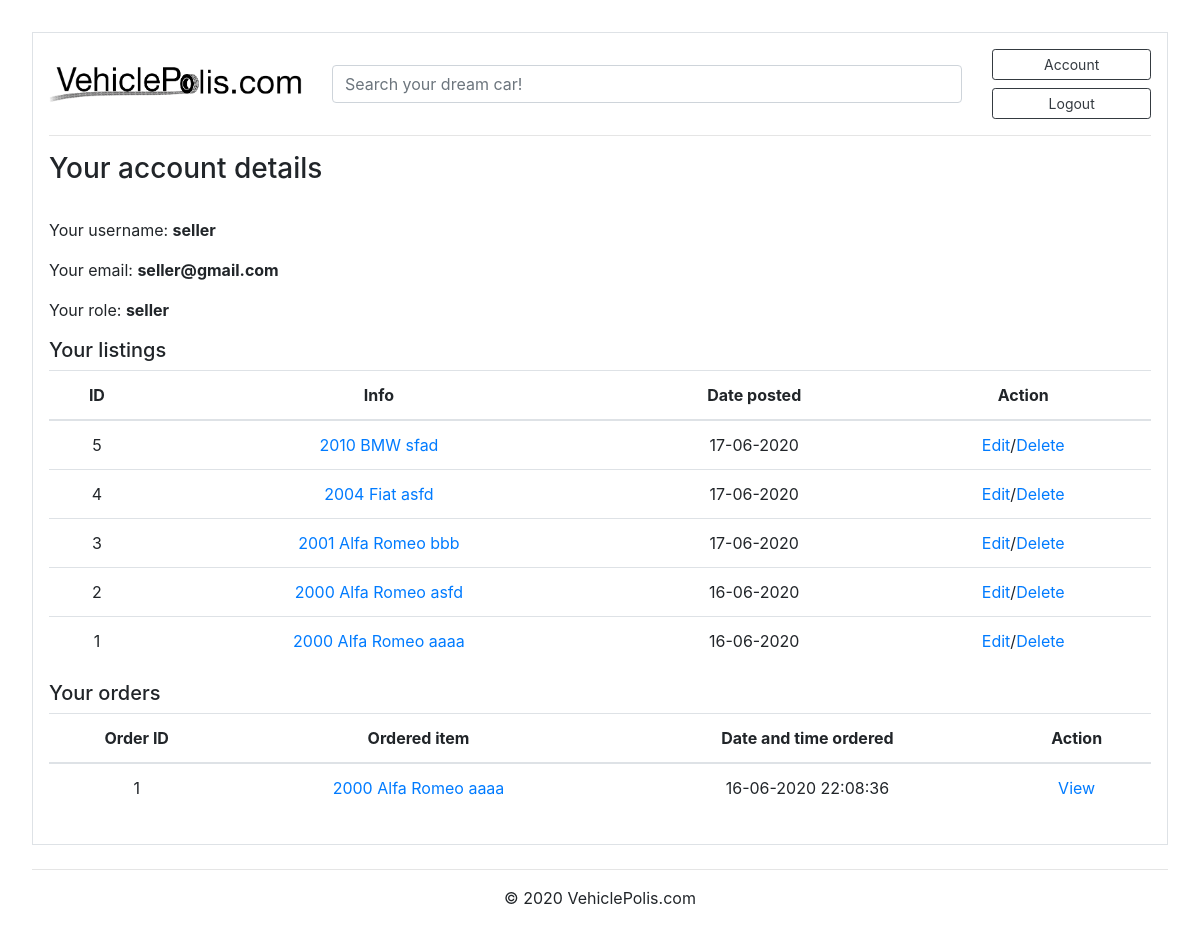
Page /account (signed in) on the earlier database version.
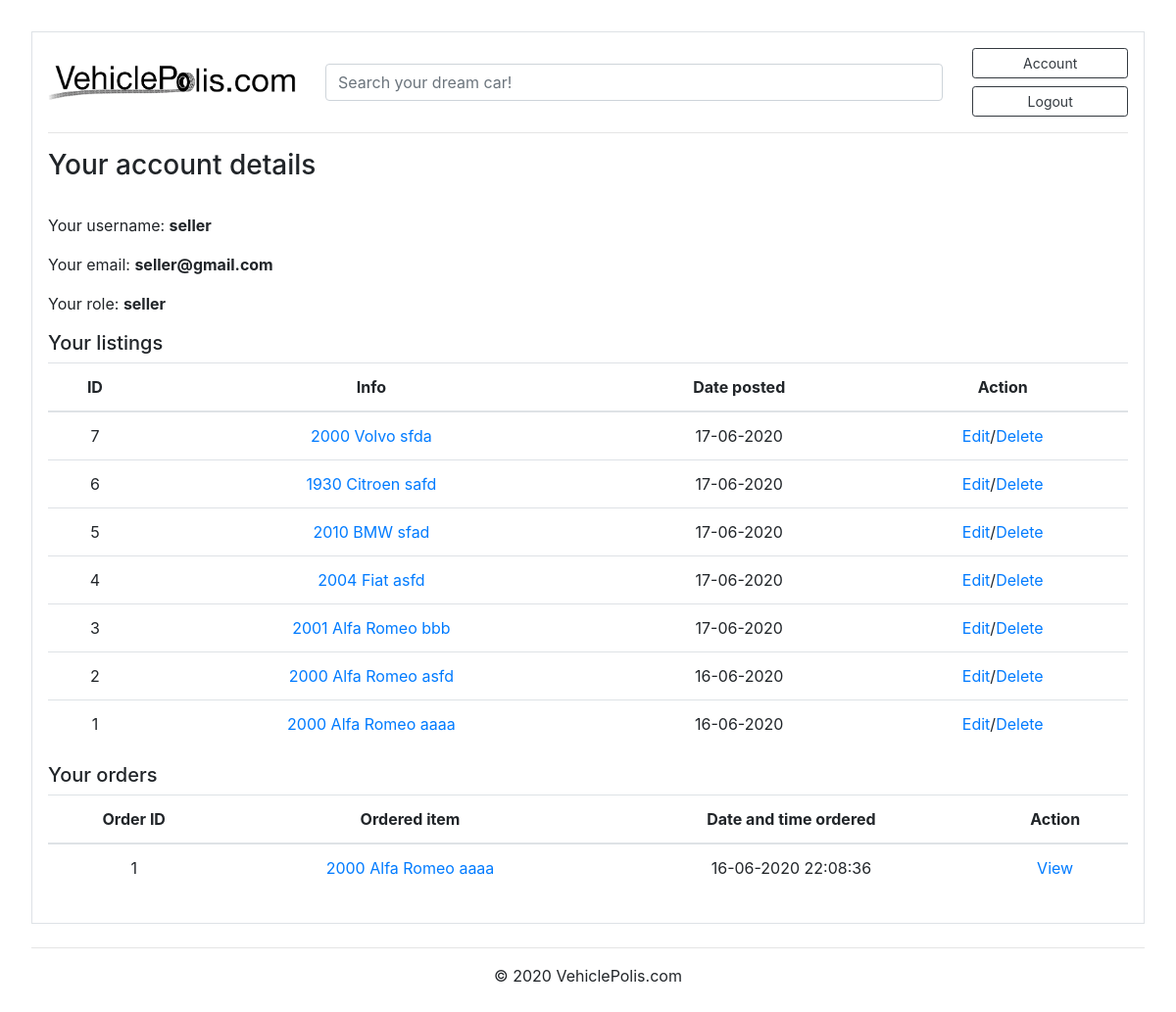
Same page on the later database version.
### marketplace/models.py (models this page shows, shortened)
class Post(db.Model):
    id = db.Column(db.Integer, primary_key=True)
    condition = db.Column(db.String(100), nullable=False)
    title = db.Column(db.String(100), nullable=False)
    make = db.Column(db.String(100), nullable=False)
    model = db.Column(db.String(100), nullable=False)
    price = db.Column(db.Integer(), nullable=False)
    year = db.Column(db.Integer(), nullable=False)
    ODO = db.Column(db.Integer(), nullable=False)
    category = db.Column(db.String(100), nullable=False)
    fuel = db.Column(db.String(100), nullable=False)
    transmission = db.Column(db.String(100), nullable=False)
    quantity = db.Column(db.Integer(), nullable=False)
    date_posted = db.Column(db.DateTime, nullable=False, default=datetime.now)
    description = db.Column(db.Text, nullable=True)
    image_file = db.Column(db.String(20), nullable=False, default='default.png')
    user_id = db.Column(db.Integer, db.ForeignKey('user.id'), nullable=False)
    orders = db.relationship('Order', backref='item', lazy=True)
    reviews = db.relationship('Review', backref='item', lazy=True)

class Order(db.Model):
    id = db.Column(db.Integer, primary_key=True)
    quantity = db.Column(db.Integer(), nullable=False)
    first_name = db.Column(db.String(100), nullable=False)
    last_name = db.Column(db.String(100), nullable=False)
    company_name = db.Column(db.String(100), nullable=True)
    address1 = db.Column(db.String(100), nullable=False)
    address2 = db.Column(db.String(100), nullable=False)
    suburb = db.Column(db.String(100), nullable=False)
    city = db.Column(db.String(100), nullable=False)
    state = db.Column(db.String(100), nullable=False)
    country = db.Column(db.String(100), nullable=False)
    phone = db.Column(db.String(100), nullable=False)
    email = db.Column(db.String(100), nullable=False)
    date_posted = db.Column(db.DateTime, nullable=False, default=datetime.now)
    item_id = db.Column(db.Integer, db.ForeignKey('post.id'), nullable=False)
    user_id = db.Column(db.Integer, db.ForeignKey('user.id'), nullable=False)
    reviews = db.relationship('Review', backref='order', lazy=True)

### marketplace/routes.py (the view)
@app.route("/account")
@login_required
def account():
    searchform = SearchForm()
    posts = Post.query.order_by(Post.id.desc()).filter(Post.author == current_user)
    orders = Order.query.order_by(Order.id.desc()).filter(Order.author == current_user)
    posts_count = Post.query.order_by(Post.id.desc()).filter(Post.author == current_user).count()
    orders_count = Order.query.order_by(Order.id.desc()).filter(Order.author == current_user).count()
    return render_template('account.html', searchform=searchform, posts=posts, orders=orders, posts_count=posts_count, orders_count=orders_count)

### marketplace/forms.py
class SearchForm(FlaskForm):
    text = StringField('Search')
    submit = SubmitField('Search')

### marketplace/models.py (called while the page is built)
@login_manager.user_loader
def load_user(user_id):
    return User.query.get(int(user_id))

### marketplace/templates/account.html
{% extends "base.html" %}
{% block content %}
<h3 class="account-heading">Your account details</h3>
<br>
<p class="text"> Your username: <b>{{ current_user.username }}</p></b>
<p class="text"> Your email: <b>{{ current_user.email }}</p></b>
<p class="text"> Your role: <b>{{ current_user.role }}</p></b>
<h5>Your listings</h5>
{% if posts_count %}
  <table class="table text-center">
    <thead>
      <tr>
        <th>ID</th>
        <th>Info</th>
        <th>Date posted</th>
        <th>Action</th>
      </tr>
    </thead>
    <tbody>
        {% for post in posts %}
      <tr>
        <td>{{post.id}}</td>
        <td> <a href="{{ url_for('post', post_id=post.id) }}"> {{post.year}} {{post.make}} {{post.model}}</a></td>
        <td>{{ post.date_posted.strftime('%d-%m-%Y') }}</td>
        <td><a href="{{ url_for('update_post', post_id=post.id) }}">Edit</a>/<a href="{{ url_for('delete_post', post_id=post.id) }}">Delete</a></td>
      </tr>
      {% endfor %}
    </tbody>
  </table>
{% else %}
  <p class="mb-2">You have no listings</p>
{% endif %}
<h5>Your orders</h5>
{% if orders_count %}
<table class="table text-center">
  <thead>
    <tr>
      <th>Order ID</th>
      <th>Ordered item</th>
      <th>Date and time ordered</th>
      <th>Action</th>
    </tr>
  </thead>
  <tbody>
    {% for order in orders %}
      <tr>
        <td>{{order.id}}</td>
        <td> <a href="{{ url_for('post', post_id=order.item.id) }}"> {{order.item.year}} {{order.item.make}} {{order.item.model}}</a></td>
        <td>{{ order.date_posted.strftime('%d-%m-%Y %H:%M:%S') }}</td>
        <td><a href="{{ url_for('order_details', order_id=order.id) }}">View</a></td>
      </tr>
    {% endfor %}
  </tbody>
</table>
{% else %}
<p class="mb-2">You have no orders</p>
{% endif %}
{% endblock content %}

Differences in the rows shown:
added Post: id "7", year "2000", make "Volvo", model "sfda", date_posted "17-06-2020"
added Post: id "6", year "1930", make "Citroen", model "safd", date_posted "17-06-2020"
